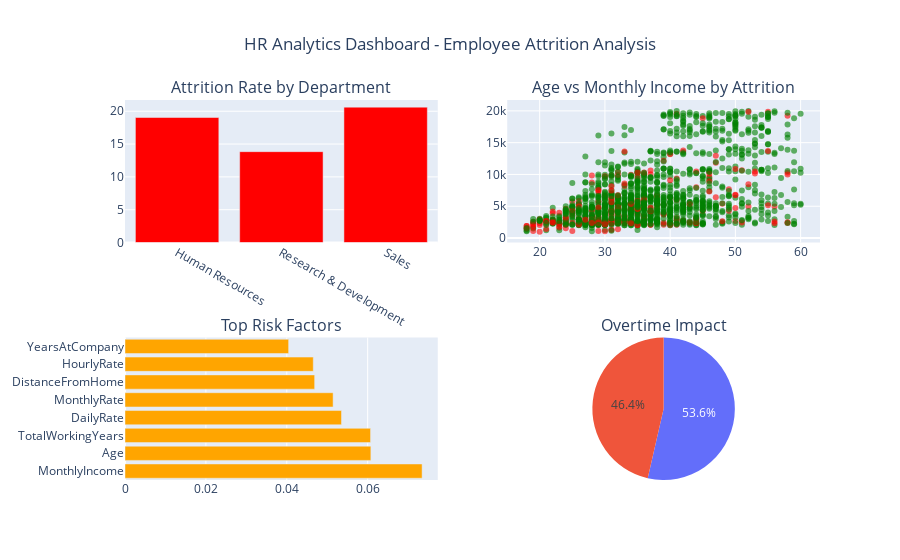

Notebook code for this chart:
### Code cell
print("\n" + "="*50)
print("HR DASHBOARD CREATION")
print("="*50)

# Calculate HR KPIs
def calculate_hr_kpis(df):
    kpis = {}
    kpis['attrition_rate'] = (df['Attrition'] == 'Yes').mean() * 100
    kpis['dept_attrition'] = df.groupby('Department')['Attrition'].apply(
        lambda x: (x == 'Yes').mean() * 100
    ).to_dict()
    departing = df[df['Attrition'] == 'Yes']
    kpis['avg_tenure_departing'] = departing['YearsAtCompany'].mean()
    departing_count = (df['Attrition'] == 'Yes').sum()
    kpis['attrition_cost'] = departing_count * 50000
    kpis['avg_income_staying'] = df[df['Attrition'] == 'No']['MonthlyIncome'].mean()
    kpis['avg_income_leaving'] = df[df['Attrition'] == 'Yes']['MonthlyIncome'].mean()
    return kpis

hr_kpis = calculate_hr_kpis(df)

print("📊 HR KPIs Dashboard")
print("=" * 40)
print(f"Overall Attrition Rate: {hr_kpis['attrition_rate']:.1f}%")
print(f"Estimated Annual Cost: ${hr_kpis['attrition_cost']:,}")
print(f"Average Tenure (Departing): {hr_kpis['avg_tenure_departing']:.1f} years")
print(f"Avg Income (Staying): ${hr_kpis['avg_income_staying']:,.0f}")
print(f"Avg Income (Leaving): ${hr_kpis['avg_income_leaving']:,.0f}")

# Create Interactive Dashboard
def create_hr_dashboard():
    fig = make_subplots(
        rows=2, cols=2,
        subplot_titles=(
            'Attrition Rate by Department', 
            'Age vs Monthly Income by Attrition',
            'Top Risk Factors', 
            'Overtime Impact'
        ),
        specs=[[{"type": "bar"}, {"type": "scatter"}],
               [{"type": "bar"}, {"type": "pie"}]]
    )
    
    # 1. Department Attrition
    dept_data = df.groupby('Department')['Attrition'].apply(
        lambda x: (x == 'Yes').mean() * 100
    ).reset_index()
    dept_data.columns = ['Department', 'Attrition_Rate']
    
    fig.add_trace(
        go.Bar(x=dept_data['Department'], y=dept_data['Attrition_Rate'],
               name='Attrition Rate', marker_color='red'),
        row=1, col=1
    )
    
    # 2. Age vs Income Scatter
    colors = df['Attrition'].map({'Yes': 'red', 'No': 'green'})
    fig.add_trace(
        go.Scatter(x=df['Age'], y=df['MonthlyIncome'],
                   mode='markers',
                   marker=dict(color=colors, size=6, opacity=0.6),
                   name='Employees'),
        row=1, col=2
    )
    
    # 3. Top Risk Factors
    top_features = feature_importance.head(8)
    fig.add_trace(
        go.Bar(x=top_features['importance'], y=top_features['feature'],
               orientation='h', marker_color='orange', name='Importance'),
        row=2, col=1
    )
    
    # 4. Overtime Impact
    overtime_data = df.groupby('OverTime')['Attrition'].apply(
        lambda x: (x == 'Yes').sum()
    ).reset_index()
    
    fig.add_trace(
        go.Pie(labels=overtime_data['OverTime'], values=overtime_data['Attrition'],
               name="Overtime Impact"),
        row=2, col=2
    )
    
    fig.update_layout(
        height=800,
        title_text="HR Analytics Dashboard - Employee Attrition Analysis",
        title_x=0.5,
        showlegend=False
    )
    
    return fig

# Create and save dashboard
dashboard = create_hr_dashboard()
dashboard.write_html('results/hr_dashboard.html')
print("✅ Dashboard saved as 'results/hr_dashboard.html'")
dashboard.show()

### Figure 1 — Plotly figure (JSON) as saved in the notebook; plotly's stock layout.template omitted (floating-point values rounded to 4 significant figures; data arrays with more than 128 entries replaced by an {"elided": "..."} marker saying what was removed)
{"data": [{"marker": {"color": "red"}, "name": "Attrition Rate", "type": "bar", "x": ["Human Resources", "Research & Development", "Sales"], "xaxis": "x", "y": [19.05, 13.84, 20.63], "yaxis": "y"}, {"marker": {"color": {"elided": "1470 str values"}, "opacity": 0.6, "size": 6}, "mode": "markers", "name": "Employees", "type": "scatter", "x": {"elided": "1470 int values"}, "xaxis": "x2", "y": {"elided": "1470 int values"}, "yaxis": "y2"}, {"marker": {"color": "orange"}, "name": "Importance", "orientation": "h", "type": "bar", "x": [0.07346, 0.06079, 0.06072, 0.05353, 0.05146, 0.04689, 0.04655, 0.04046], "xaxis": "x3", "y": ["MonthlyIncome", "Age", "TotalWorkingYears", "DailyRate", "MonthlyRate", "DistanceFromHome", "HourlyRate", "YearsAtCompany"], "yaxis": "y3"}, {"domain": {"x": [0.55, 1], "y": [0, 0.375]}, "labels": ["No", "Yes"], "name": "Overtime Impact", "type": "pie", "values": [110, 127]}], "layout": {"annotations": [{"font": {"size": 16}, "showarrow": false, "text": "Attrition Rate by Department", "x": 0.225, "xanchor": "center", "xref": "paper", "y": 1, "yanchor": "bottom", "yref": "paper"}, {"font": {"size": 16}, "showarrow": false, "text": "Age vs Monthly Income by Attrition", "x": 0.775, "xanchor": "center", "xref": "paper", "y": 1, "yanchor": "bottom", "yref": "paper"}, {"font": {"size": 16}, "showarrow": false, "text": "Top Risk Factors", "x": 0.225, "xanchor": "center", "xref": "paper", "y": 0.375, "yanchor": "bottom", "yref": "paper"}, {"font": {"size": 16}, "showarrow": false, "text": "Overtime Impact", "x": 0.775, "xanchor": "center", "xref": "paper", "y": 0.375, "yanchor": "bottom", "yref": "paper"}], "autosize": true, "showlegend": false, "title": {"text": "HR Analytics Dashboard - Employee Attrition Analysis", "x": 0.5}, "xaxis": {"anchor": "y", "autorange": true, "domain": [0, 0.45], "range": [-0.5, 2.5], "type": "category"}, "xaxis2": {"anchor": "y2", "autorange": true, "domain": [0.55, 1], "range": [14.92, 63.08], "type": "linear"}, "xaxis3": {"anchor": "y3", "autorange": true, "domain": [0, 0.45], "range": [0, 0.07733], "type": "linear"}, "yaxis": {"anchor": "x", "autorange": true, "domain": [0.625, 1], "range": [0, 21.71], "type": "linear"}, "yaxis2": {"anchor": "x2", "autorange": true, "domain": [0.625, 1], "range": [-1532.0, 22540.0], "type": "linear"}, "yaxis3": {"anchor": "x3", "autorange": true, "domain": [0, 0.375], "range": [-0.5, 7.5], "type": "category"}}}
